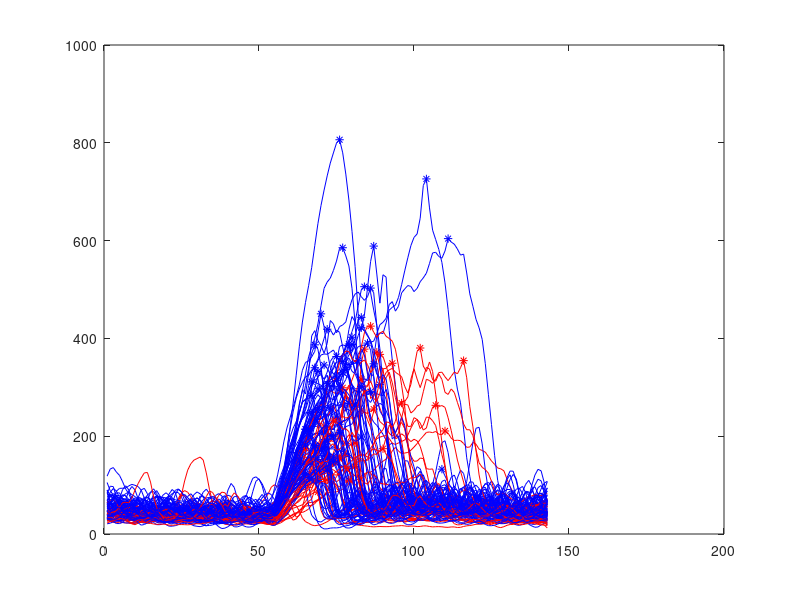
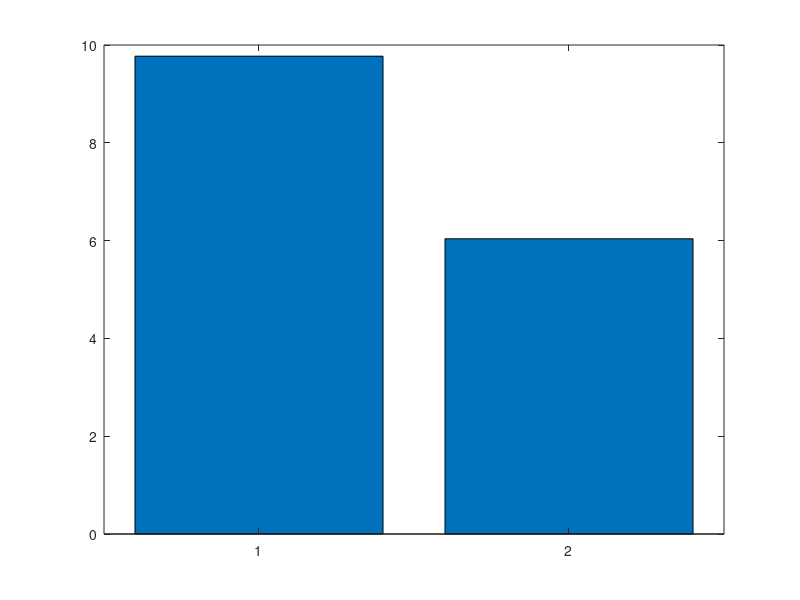

Write MATLAB code to recreate these figures, in order. (Note: this script raises an error after producing the figures.)
clear all; close all; clc

C1 = load('MdmxsiRNA_UV16.mat');
C2 = load('UV16_control.mat');

AlAf_1  = zeros(101,143);
cg1 = 0; cg2 = 0;
Peaks1 = zeros(101,2);
Peaks2 = zeros(101,2);
Before = zeros(50,101);
During = zeros(143,101);
After = zeros(143,101);

for i = 1:101
    i
    F1 = C1.UV16MX_data(1,i).YFP;
    F2 = C2.UV16cnt_data(1,i).YFP;
    M = 50;
    if (F1(end) > 0)
         plot(F1,'b'); hold on; 
        cg1 = cg1 + 1;
        g = find(F1(50:end) == max(F1(50:end)))+49;
        Peaks1(cg1,2) = F1(g); Peaks1(cg1,1) = (F1(g)-F1(50))/(g-50);
        plot(g,F1(g),'*b')
    end
    if (F2(end) > 0)
        plot(F2,'r'); hold on
        cg2 = cg2 + 1;
        g = find(F2(50:end) == max(F2(50:end)))+49;
        Peaks2(cg2,2) = F2(g); Peaks2(cg2,1) = (F2(g)-F2(50))/(g-50);
        plot(g,F2(g),'*r')
    end
        
end

figure
B1 = mean(Peaks1(1:cg1,1)); eB1 = std(Peaks1(1:cg1,1))/sqrt(cg1);
B2 = mean(Peaks2(1:cg2,1)); eB2 = std(Peaks2(1:cg2,1))/sqrt(cg2);
b = bar(1:2,[B1 B2]); hold on
b(1).FaceColor = [0.7 0.0 0.];
b(1).EdgeColor = [0.5 0.1 0.1];
b.LineWidth = 4;
be = errorbar(1:2,[B1 B2],[(eB1) (eB2)],'*');
be.LineWidth = 4;
be.Color = [0.5 0.1 0.1];
goodplot

